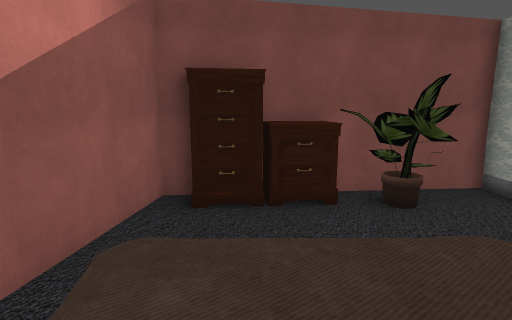
View 1 (above)

20 first-person views from a walk through a Unity game level. The camera is 1.2 m above the floor, tilts 10° down and sees 80° across. Doors are open. The floor is counted in squares, 1 m on a side. Each view is taken from the middle of a square. On the plan, view 1 faces up. The plan holds only what a view shows up to about 13 squares ahead; the rest is blank. Some animated figures are not drawn. Some surface patterns are stand-ins.

View 2
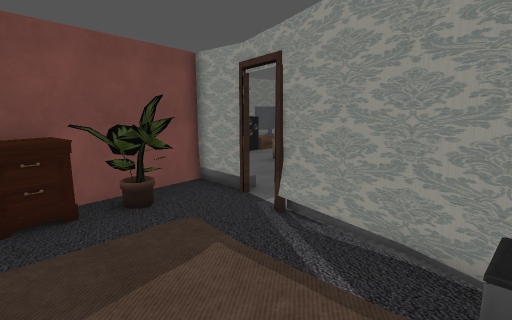

View 3
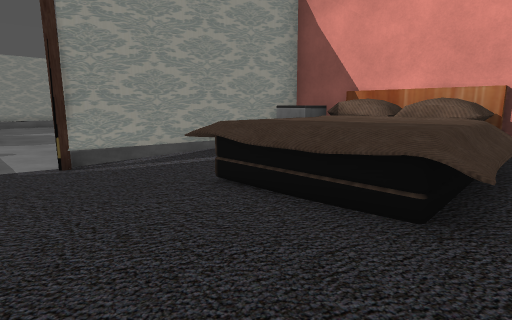

View 4
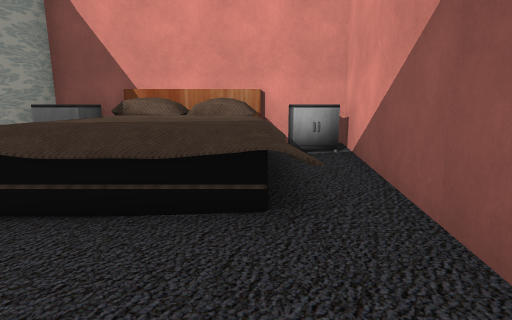

View 5
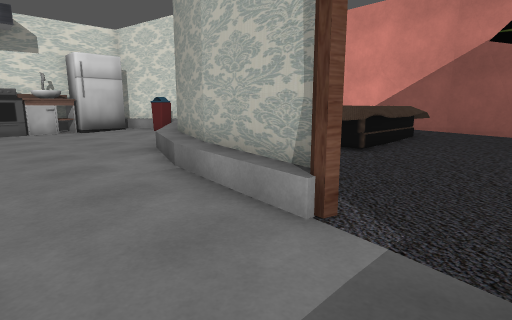

View 6
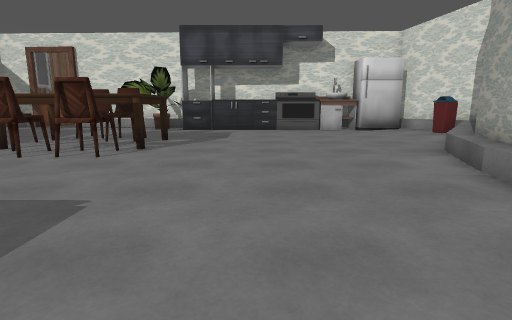

View 7
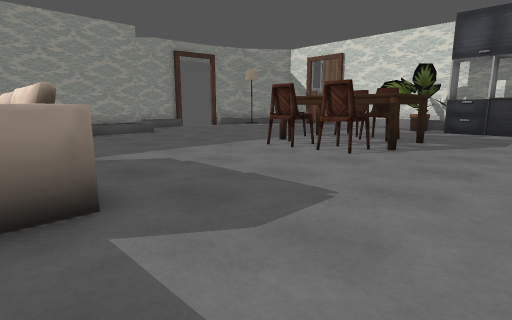

View 8
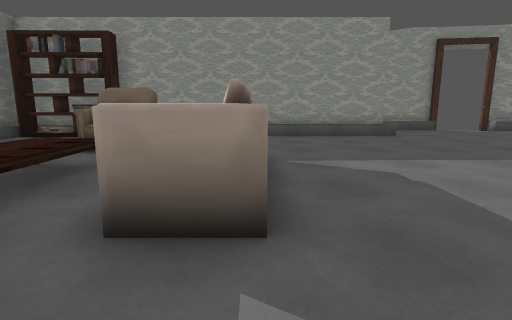

View 9
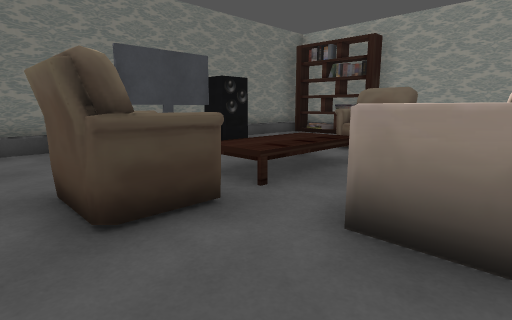

View 10
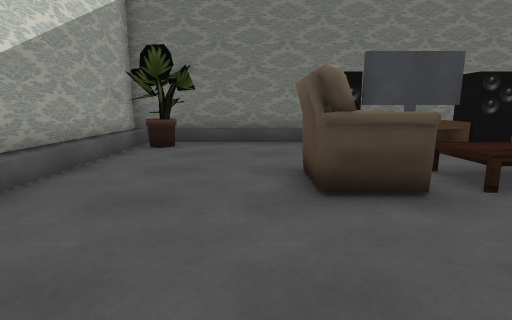

View 11
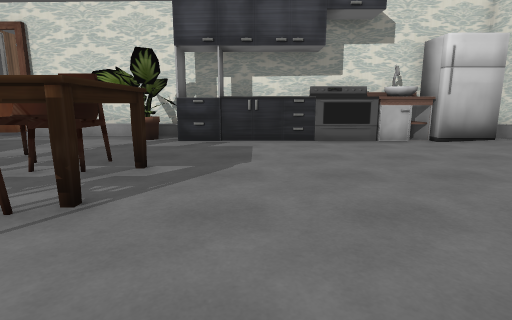

View 12
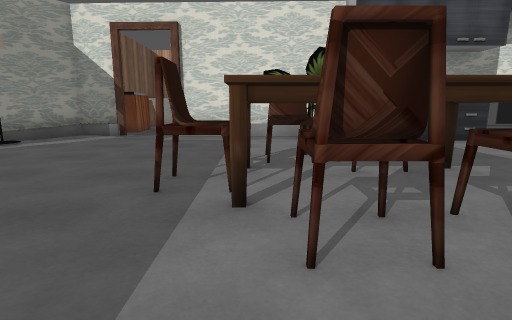

View 13
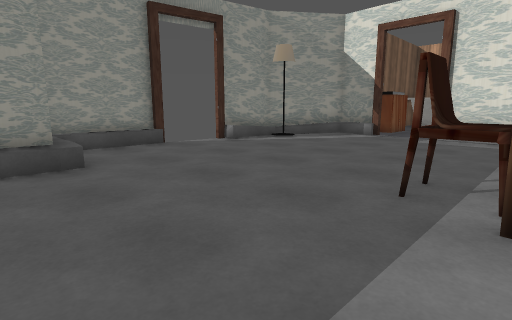

View 14
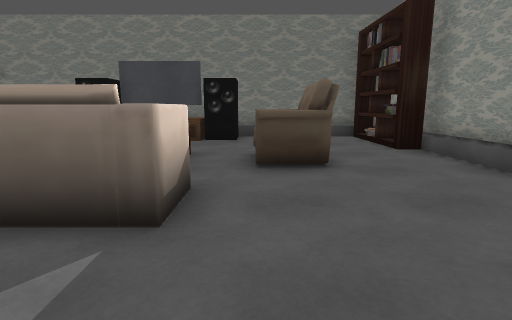

View 15
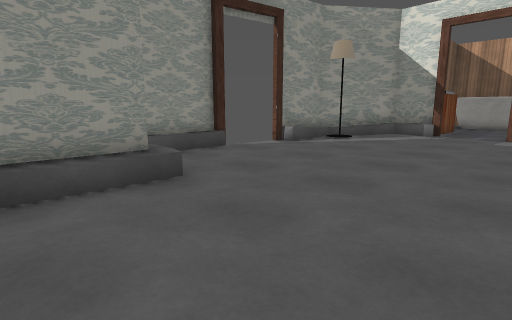

View 16
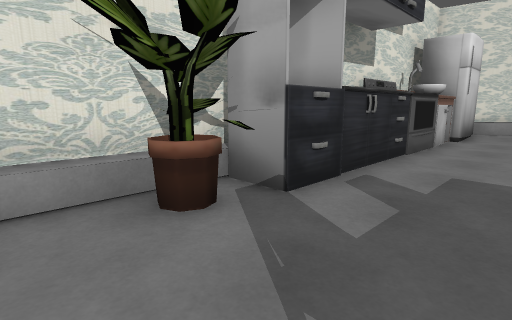

View 17
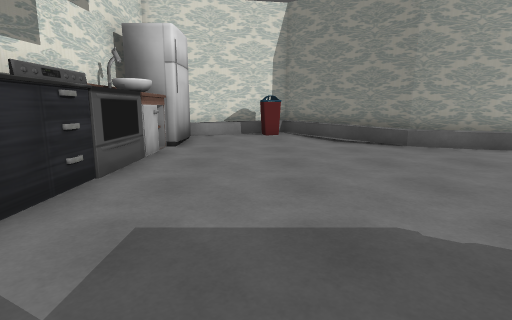

View 18
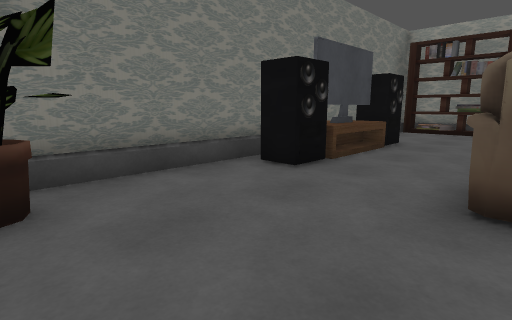

View 19
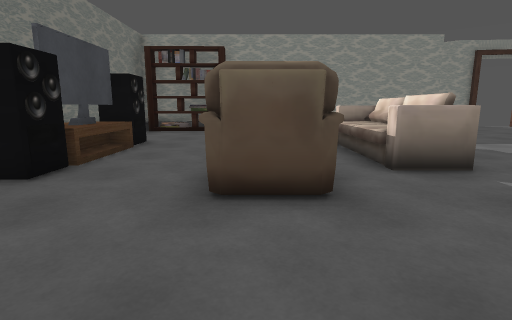

View 20
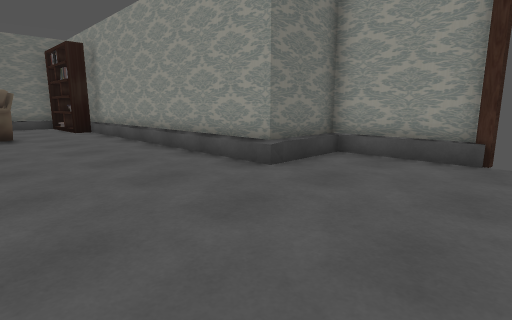

### Floor plan
Key: @ floor where view 1 was taken; # wall or solid block; x gap in a wall; . main floor; : floor 0.25 m higher than the main floor; + floor 0.5 m higher than the main floor; * floor 1 m higher than the main floor; / step, stairs or slope; D open door; B bed; C counter; I bin; S sink; H chair; T table; F sofa; K bookshelf; A TV; R fridge; O other object.
Columns run from 3 left of view 1 to 27 right of it. Each row starts with its distance up from view 1.
 15           #OO###############
 14           OO.....O  O.....##
 13          #+OO...OAAAAO....K#
 12          #+...............K#
 11          #+...............K#
 10          #+................#
  9       #####....HH.+++.HH...#
  8 #######O..#....HH.///.HH...#
  7 #:##OOOODD#................#
  6 #::::::ODD#......FFFFF.....#
  5 #:::::::.........FFFFF.....#
  4 #::::::..#.................#
  3 #:*::*::.#.................#
  2 #+/   ::##.................#
  1 #+/    :#..................#
  0 #+/@   :#..................####
 -1 #C//BBCC#........H.H..........#
 -2 ########.........HHH..........#
 -3       #O........TTTTHH........#
 -4      ##.........T   HH.......Dx
 -5     ##/.........THHHT........DD
 -6     #I:............H.........DD
 -7     #O:......................##
 -8     #O.......................#
 -9     ##.R.....................#
-10      #  SSSOOOOOOOO.........O#
-11        ###SOOOOOOOOO....DD..##
-12               ####O#####DD###
-13                         ..

Where each view was taken, in squares from view 1:
view 1: 0 up, 0 right, facing up
view 2: 1 down, 0 right, facing up-right
view 3: 6 up, 2 left, facing down-right
view 4: 6 up, 1 left, facing down
view 5: 6 up, 9 right, facing down-left
view 6: 6 up, 10 right, facing down
view 7: 6 up, 10 right, facing down-right
view 8: 5 up, 11 right, facing right
view 9: 5 up, 11 right, facing up-right
view 10: 4 up, 11 right, facing up
view 11: 1 up, 11 right, facing down
view 12: 1 up, 17 right, facing down
view 13: 1 up, 17 right, facing down-right
view 14: 2 up, 19 right, facing up
view 15: 2 up, 19 right, facing down-right
view 16: 7 down, 17 right, facing down-left
view 17: 7 down, 14 right, facing left
view 18: 9 up, 8 right, facing up-right
view 19: 9 up, 8 right, facing right
view 20: 5 down, 19 right, facing up-right
